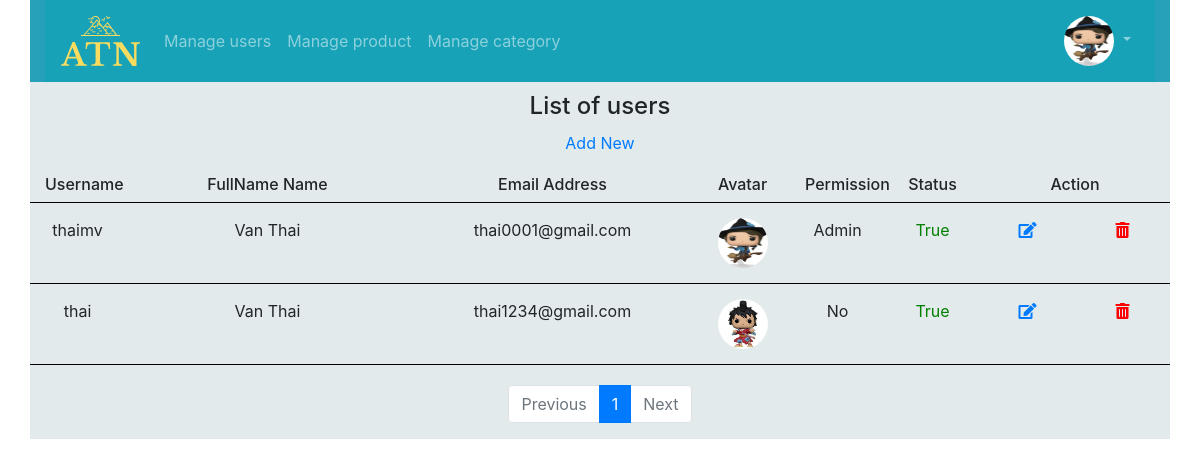
Page /admin/user/user.php (signed in) on the committed database.
### tables this page shows
CREATE TABLE `user` (
  `UserID` int(11) NOT NULL,
  `UserName` varchar(36) NOT NULL,
  `Password` varchar(200) NOT NULL,
  `FullName` varchar(200) NOT NULL,
  `PhoneNumber` varchar(20) NOT NULL,
  `EmailAddress` varchar(200) NOT NULL,
  `AvataImage` varchar(250) NOT NULL,
  `Permission` int(1) DEFAULT NULL,
  `Status` varchar(6) DEFAULT NULL
);

### core/session.php (called while the page is built, shortened)
<?php
class session {
	public function has($name){
		return isset($_SESSION[$name]);
	}
	public function get($name){
		if($this->has($name)){
			return $_SESSION[$name];
		}
		return null;
	}
}
?>

### config/config.php (called while the page is built)
<?php
$db_host = '54.236.43.60';
$db_user = 'thai';
$db_pass = 'thai';
$db_name = 'atn_shop';
?>

### admin/user/user.php (the view, shortened to what this page needs)
<!DOCTYPE html>
<html>
<head>
    <link rel="stylesheet" href="https://maxcdn.bootstrapcdn.com/bootstrap/4.5.2/css/bootstrap.min.css">
    <link rel="stylesheet" href="https://cdnjs.cloudflare.com/ajax/libs/font-awesome/5.15.1/css/all.min.css" />
    <link rel="stylesheet" href="../styles/header.css">
    <link rel="stylesheet" href="../styles/main.css">
</head>
<body>
<?php include("../include/header-user.php"); ?>
<div class="container">
    <div class="row justify-content-center">
        <h4 style="margin: 10px 0px;">List of users</h4>
    </div>
    <div class="row justify-content-center">
        <a href="user-edit.php" style="margin-bottom: 20px;">Add New</a>
    </div>
    <div class="row justify-content-center main">
        <div class="col-1">
            <h6>Username</h6>
        </div>
        <div class="col-3">
            <h6>FullName Name</h6>
        </div>
        <div class="col-3">
            <h6>Email Address</h6>
        </div>
        <div class="col-1">
            <h6>Avatar</h6>
        </div>
        <div class="col-1">
            <h6>Permission</h6>
        </div>
        <div class="col-1">
            <h6>Status</h6>
        </div>
        <div class="col-2">
            <h6>Action</h6>
        </div>
    </div>
    <?php
    $page = $_GET['page'] ?? 1;
    $perPage = 6;
    $offSet =($page -1) * $perPage;
    $users = $db->table('user')->get($perPage, $offSet);
    foreach($users as $user) {
        echo"
        <div class='row justify-content-center main'>
            <div class='col-1'>
                <p>$user->UserName</p>
            </div>
            <div class='col-3'>
                <p>$user->FullName</p>
            </div>
            <div class='col-3'>
                <p>$user->EmailAddress</p>
            </div>
            <div class='col-1'>
                <p><img class='avatar' src='../../images/$user->AvataImage'></p>
            </div>
            <div class='col-1'>";
            if($user->Permission == 1){
                echo"
                <p>Admin</p>";
            }
            else {
                echo"
                <p>No</p>";
            }
            echo"
            </div>
            <div class='col-1'>";
            if($user->Status == "true"){
                echo"
                <p style='color: green'>True</p>";
            }
            else {
                echo"
                <p style='color: red'>False</p>";
            }
            echo"
            </div>
            <div class='col-1'>
                <p><a href='user-edit.php?user-edit=$user->UserID'><i class='fas fa-edit'></i></a></p>
            </div>
            <div class='col-1'>
                <p><a href='user.php?delete-user=$user->UserID'><i  style='color: red' class='fas fa-trash-alt'></i></a></p>
            </div>
        </div>
        ";
    }
    ?>
    </div>
</body>
</html>

### admin/include/header.php (shortened to what this page needs)
<?php
require '../../core/database.php';
require '../../core/session.php';
require '../../config/config.php';
$db = new database();
$session = new session();
?>
<ul class='navbar-nav'>
    <?php
    if ($session->has('Username')&& $session->get('Username') != null){
        $Username = $session->get('Username');
        $user_permiss = $db->table('user')->check([
            'Username' => $Username,
            'Permission' => 1
        ]);
        if ($user_permiss > 0) {
            $avatar = $user_permiss['AvataImage'];
            echo "
            <li class='nav-item dropdown'>
                <a class='nav-link  dropdown-toggle' href='#'' id='navbardrop' data-toggle='dropdown'>
                    <img class='avatar' src='../../images/$avatar'>
                </a>
                <div class='dropdown-menu'>
                    <a class='dropdown-item' href='../../index.php'>User Page</a>
                    <a class='dropdown-item' href='../../logout.php'>Logout</a>
                </div>
            </li>
            ";
        }
        else {
            header("location: ../../index.php");
        }
    }
    else{
        header("location: ../../index.php");
    }
    ?>
</ul>

### admin/styles/header.css (style rules this page uses)
.avatar { width: 50px; height: 50px; border-radius: 50px; }

### admin/styles/main.css (style rules this page uses)
.main > div { border-bottom: 1px solid black; text-align: center; }
.main p { margin: 15px 0px; }
.container { background-color: #e3eaeb; }

### rows in the picture
user: AvataImage (picture), UserName "thaimv", FullName "Van Thai", EmailAddress "thai0001@gmail.com", Permission "Admin", Status "True"
user: UserName "thai", FullName "Van Thai", EmailAddress "thai1234@gmail.com", AvataImage (picture), Permission "No", Status "True"
